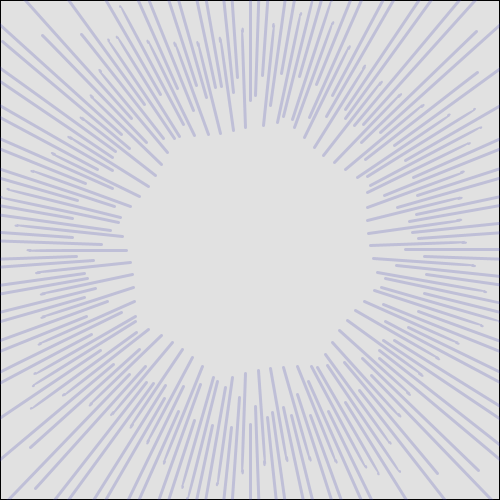
Frame 1 (no input)
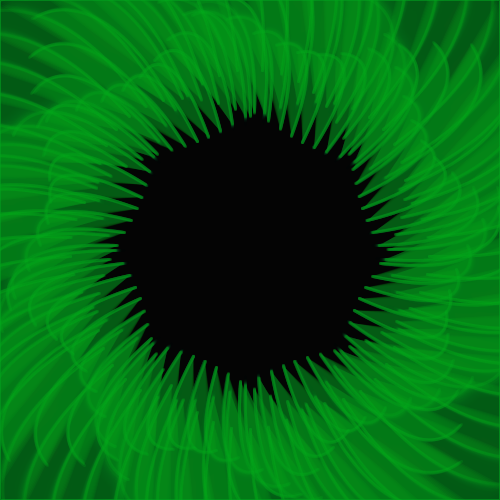
Frame 60 (the mouse pressed at the canvas centre just before this capture)
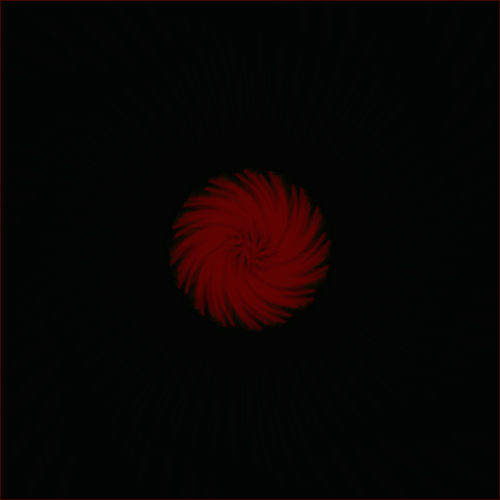
Frame 120 (the mouse held since frame 60 and released just before this capture)

The Processing sketch that drew these frames (run headless with seeded random() and noise(); from frame 60 on, the mouse is pressed at the canvas centre):

// Processing sketch: test_34_pde
// ── test_34_pde.pde
//www.openprocessing.org/sketch/159891

void setup() {
   size(500, 500);
   background(255);
   smooth();
   strokeWeight(3);
   //noLoop();
}

float num, pathR, pathG, pathB;

void draw() {
    fill(0, 30);
    rect(-1, -1, width + 1, height + 1);
    float maxX = map(mouseX, 0, width, -150, 150);
    float maxY = map(mouseY, 0, height, -150, 150);
    translate(width / 2, height / 2);
    
    for(int i=0; i<360; i+=2) {
       float angle = sin(i + num);
       float x = sin(radians(i)) * (maxX + angle * 30);
       float y = cos(radians(i)) * (maxX + angle * 30);
       
       float x2 = sin(radians(i + num * 50)) * (maxY + angle * 60);
       float y2 = cos(radians(i + num * 50)) * (maxY + angle * 60);
       
       pathR = 50 + angle + 125 * sin(PI + num * 3);
       pathG = 50 + angle + 125 * sin(TWO_PI + num * 3);
       pathB = 50 + angle + 125 * sin(HALF_PI + num * 3);
       
       stroke(pathR, pathG, pathB, 50);
       fill(pathR, pathG, pathB, 30);
       
       bezier(x, y, x + x, y + y, x + x2, y + y2, x + x2, y + y2);
    }
    num += 0.01;
}
